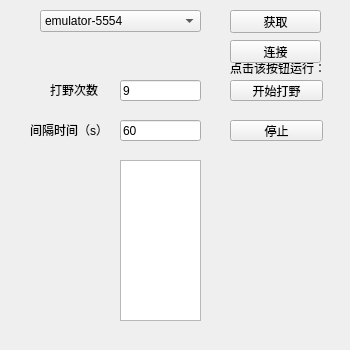
<?xml version="1.0" encoding="UTF-8"?>
<ui version="4.0">
 <class>jiaoben</class>
 <widget class="QWidget" name="jiaoben">
  <property name="geometry">
   <rect>
    <x>0</x>
    <y>0</y>
    <width>350</width>
    <height>350</height>
   </rect>
  </property>
  <property name="windowTitle">
   <string>脚本</string>
  </property>
  <widget class="QPushButton" name="pushButton">
   <property name="geometry">
    <rect>
     <x>230</x>
     <y>80</y>
     <width>93</width>
     <height>21</height>
    </rect>
   </property>
   <property name="text">
    <string>开始打野</string>
   </property>
  </widget>
  <widget class="QLabel" name="label">
   <property name="geometry">
    <rect>
     <x>230</x>
     <y>60</y>
     <width>111</width>
     <height>16</height>
    </rect>
   </property>
   <property name="text">
    <string>点击该按钮运行：</string>
   </property>
  </widget>
  <widget class="QLineEdit" name="aInput">
   <property name="geometry">
    <rect>
     <x>120</x>
     <y>80</y>
     <width>81</width>
     <height>21</height>
    </rect>
   </property>
   <property name="text">
    <string>9</string>
   </property>
  </widget>
  <widget class="QLineEdit" name="bInput">
   <property name="geometry">
    <rect>
     <x>120</x>
     <y>120</y>
     <width>81</width>
     <height>21</height>
    </rect>
   </property>
   <property name="text">
    <string>60</string>
   </property>
  </widget>
  <widget class="QLabel" name="label_2">
   <property name="geometry">
    <rect>
     <x>50</x>
     <y>80</y>
     <width>54</width>
     <height>20</height>
    </rect>
   </property>
   <property name="text">
    <string>打野次数</string>
   </property>
  </widget>
  <widget class="QLabel" name="label_3">
   <property name="geometry">
    <rect>
     <x>30</x>
     <y>120</y>
     <width>71</width>
     <height>20</height>
    </rect>
   </property>
   <property name="text">
    <string>间隔时间（s）</string>
   </property>
  </widget>
  <widget class="QPushButton" name="pushButton_2">
   <property name="geometry">
    <rect>
     <x>230</x>
     <y>120</y>
     <width>93</width>
     <height>21</height>
    </rect>
   </property>
   <property name="text">
    <string>停止</string>
   </property>
  </widget>
  <widget class="QTextBrowser" name="textBrowser">
   <property name="geometry">
    <rect>
     <x>120</x>
     <y>160</y>
     <width>81</width>
     <height>161</height>
    </rect>
   </property>
  </widget>
  <widget class="QComboBox" name="deviceslist">
   <property name="enabled">
    <bool>true</bool>
   </property>
   <property name="geometry">
    <rect>
     <x>40</x>
     <y>10</y>
     <width>161</width>
     <height>22</height>
    </rect>
   </property>
   <item>
    <property name="text">
     <string>emulator-5554</string>
    </property>
   </item>
   <item>
    <property name="text">
     <string>emulator-5555</string>
    </property>
   </item>
  </widget>
  <widget class="QPushButton" name="pushdeviceslist">
   <property name="geometry">
    <rect>
     <x>230</x>
     <y>10</y>
     <width>91</width>
     <height>23</height>
    </rect>
   </property>
   <property name="text">
    <string>获取</string>
   </property>
  </widget>
  <widget class="QPushButton" name="pushButton_3">
   <property name="geometry">
    <rect>
     <x>230</x>
     <y>40</y>
     <width>91</width>
     <height>23</height>
    </rect>
   </property>
   <property name="text">
    <string>连接</string>
   </property>
  </widget>
 </widget>
 <resources/>
 <connections/>
</ui>
